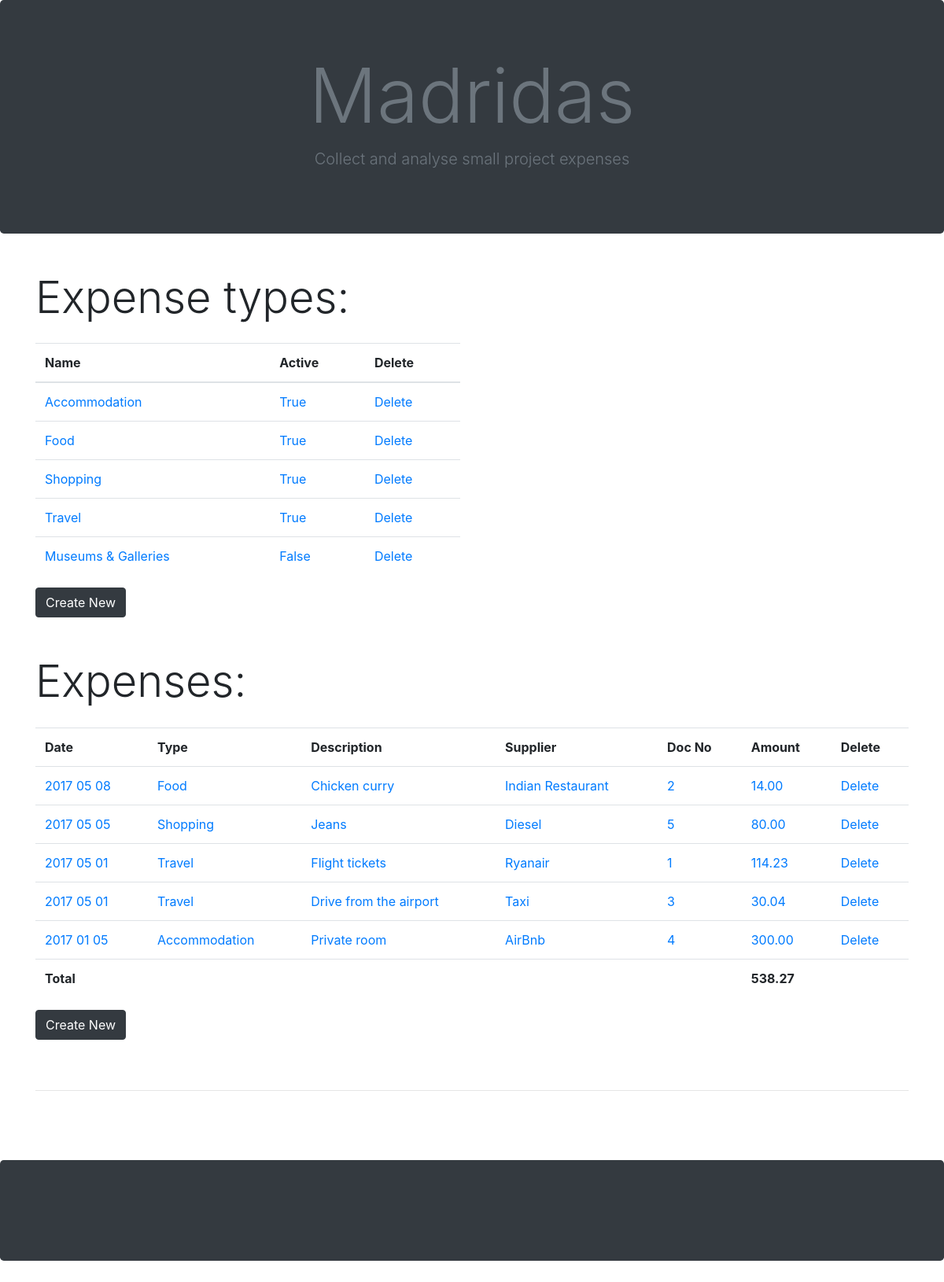
Before: /keepers/1/ with the older database file.
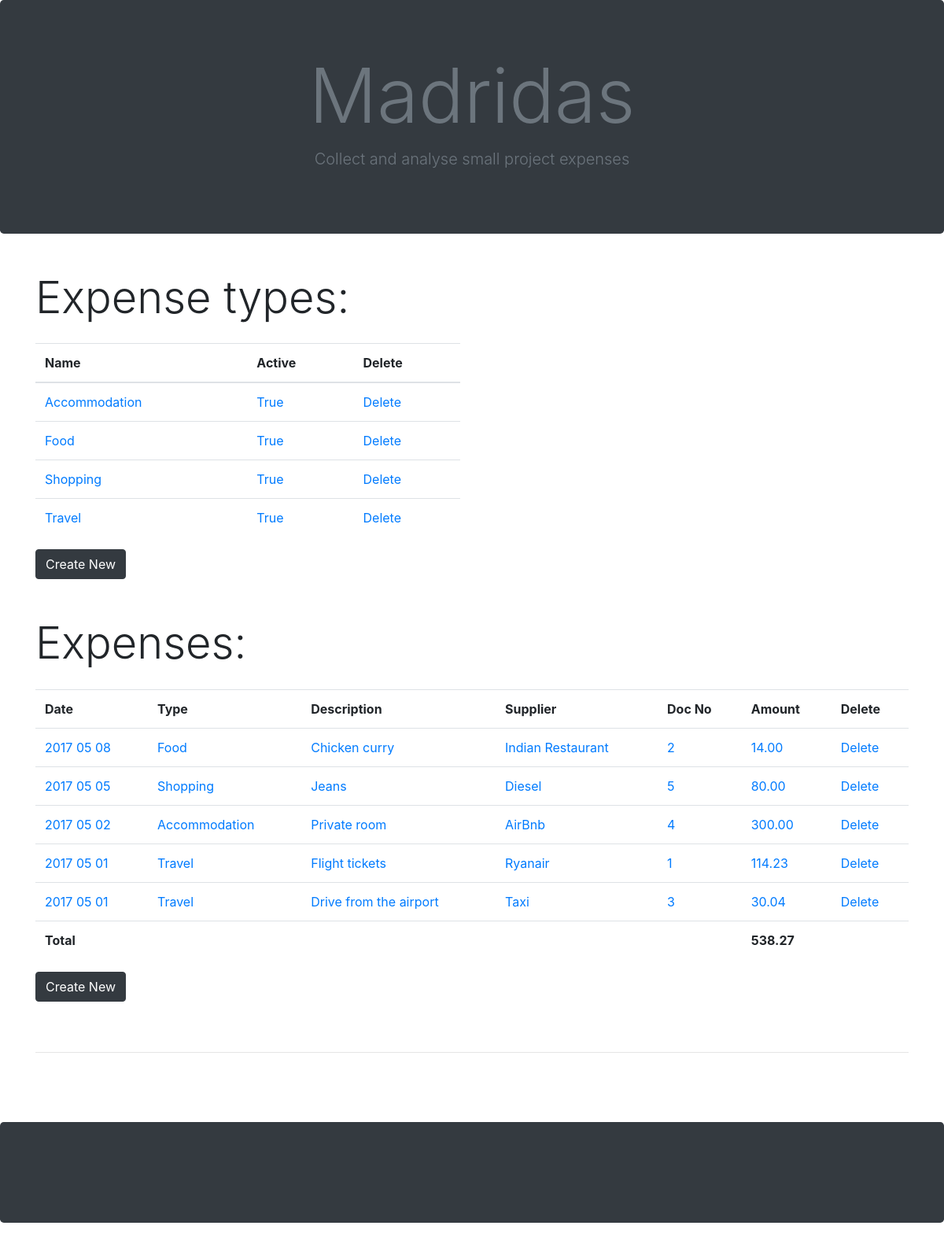
After: the same page with the newer database file.
### islaidos_app/models.py (models this page shows, shortened)
class ExpenseTypes(models.Model):
    tipas = models.CharField(max_length=50)
    aktyvus = models.BooleanField()
    keeper = models.ForeignKey(Keeper, default=None, on_delete=models.CASCADE)
    def __str__(self):
        return self.tipas

class Expenses(models.Model):
    data = models.DateTimeField()
    tiekejas = models.CharField(max_length=100)
    description = models.CharField(max_length=100)
    tipas = models.ForeignKey(ExpenseTypes, on_delete=models.CASCADE)
    dok_nr = models.IntegerField()
    suma = models.DecimalField(max_digits=9, decimal_places=2)
    keeper = models.ForeignKey(Keeper, default=None, on_delete=models.CASCADE)

### islaidos_app/views.py (the view)
# urls.py: path('keepers/<int:keeper_id>/', views.viewKeeper, name='viewKeeper'),
def viewKeeper(request, keeper_id):
    chart_data = expenditure_by_keepers_expense_types_for_google_chart(keeper_id)
    chart_data_2 = expenditure_by_date_for_google_chart(keeper_id)
    keeper_ = Keeper.objects.get(id=keeper_id)
    expense_types = ExpenseTypes.objects.filter(keeper=keeper_).order_by('-aktyvus', 'tipas')
    expenses = Expenses.objects.filter(keeper=keeper_).order_by('-data')
    expenses_total = list(expenses.aggregate(Sum('suma')).values())[0]
    return render(request, 'keeper.html', {'keeper':keeper_, 'expense_types':expense_types, 'expenses':expenses, \
                                           'chart_data':chart_data, 'expenses_total':expenses_total, 'chart_data_2':chart_data_2})

### islaidos_app/views.py (called while the page is built)
def expenditure_by_date_for_google_chart(keeper_id):
    all_expenses_for_current_keeper = Expenses.objects.filter(keeper=keeper_id)
    distinct_expense_dates_for_that_keeper = all_expenses_for_current_keeper.values('data').distinct()
    distinct_expense_dates_extracted = [date['data'] for date in distinct_expense_dates_for_that_keeper]
    list_for_chart = [['Date', 'EUR']]
    for date in distinct_expense_dates_extracted:
        expenses_on_that_date = Expenses.objects.filter(data=date)
        sum_of_expenses_on_that_day = expenses_on_that_date.aggregate(Sum('suma'))
        sum_of_expenses_on_that_day_nicely_printed = sum_of_expenses_on_that_day['suma__sum']
        list_for_chart.append([date.strftime('%F'), float(sum_of_expenses_on_that_day_nicely_printed)])
    return list_for_chart

### islaidos_app/templates/keeper.html (shortened to what this page needs)
{% extends 'base.html' %}
{% block content %}
<div class="display-4 mb-4">
    Expense types:
</div>
<div class="row">
    <div class="col-6">
        <table class="table">
            <thead>
            <tr>
                <th>Name</th>
                <th>Active</th>
                <th>Delete</th>
            </tr>
            </thead>
            {% for tipas in expense_types %}
            <tr>
                <td>
                    <a href="{% url 'edit_type' keeper.id tipas.id %}">{{tipas.tipas}}
                    </a>
                </td>
                <td>
                    <a href="{% url 'edit_type' keeper.id tipas.id %}">
                        {{tipas.aktyvus}}
                    </a>
                </td>
                {% if tipas %}
                <td>
                    <a style="text-decoration: none" href="{% url 'delete_type' keeper.id tipas.id %}">Delete</a>
                </td>
                {% endif %}
            </tr>
            {% endfor %}
        </table>
        <button class="btn btn-dark mb-5">
            <a style="color: inherit; text-decoration:none;" href="{% url 'create_type' keeper.id %}">Create New</a>
        </button>
    </div>
    <div class="col-6">
        <div class="" id="piechart" style="width: 500px; height: 300px;"></div>
    </div>
</div>
<div class="display-4 mb-4">
    Expenses:
</div>
<table class="table">
    <tr>
        <th>Date</th>
        <th>Type</th>
        <th>Description</th>
        <th>Supplier</th>
        <th>Doc No</th>
        <th>Amount</th>
        <th>Delete</th>
    </tr>
    {% for expense in expenses %}
    <tr>
        <td>
            <a href="{% url 'edit_expense' keeper.id expense.id %}">{{expense.data|date:"Y m d"}}
            </a>
        </td>
        <td>
            <a href="{% url 'edit_expense' keeper.id expense.id %}">{{expense.tipas}}
            </a>
        </td>
        <td>
            <a href="{% url 'edit_expense' keeper.id expense.id %}">{{expense.description}}
            </a>
        </td>
        <td>
            <a href="{% url 'edit_expense' keeper.id expense.id %}">{{expense.tiekejas}}
            </a>
        </td>
        <td>
            <a href="{% url 'edit_expense' keeper.id expense.id %}">{{expense.dok_nr}}
            </a>
        </td>
        <td>
            <a href="{% url 'edit_expense' keeper.id expense.id %}">{{expense.suma}}
            </a>
        </td>
        <td>
            {% if expense %}
            <a href="{% url 'delete_expense' keeper.id expense.id %}">Delete
            </a>
            {% endif %}
        </td>
    </tr>
    {% endfor %}
    <tr>
        <td class="font-weight-bold">Total</td>
        <td></td>
        <td></td>
        <td></td>
        <td></td>
        <td class="font-weight-bold">{{expenses_total|floatformat:2}}</td>
        <td></td>
    </tr>
</table>
<button class="btn btn-dark mb-5">
    <a style="color: inherit; text-decoration:none;" href="{% url 'create_expense' keeper.id %}">Create New</a>
</button>
<hr>
<br>
<br>
<br>
{% endblock %}

Changed rows visible on the page:
removed ExpenseTypes: tipas "Museums & Galleries", aktyvus "False"
changed Expenses "Private room": data "2017 01 05" → "2017 05 02"; moves up the list
